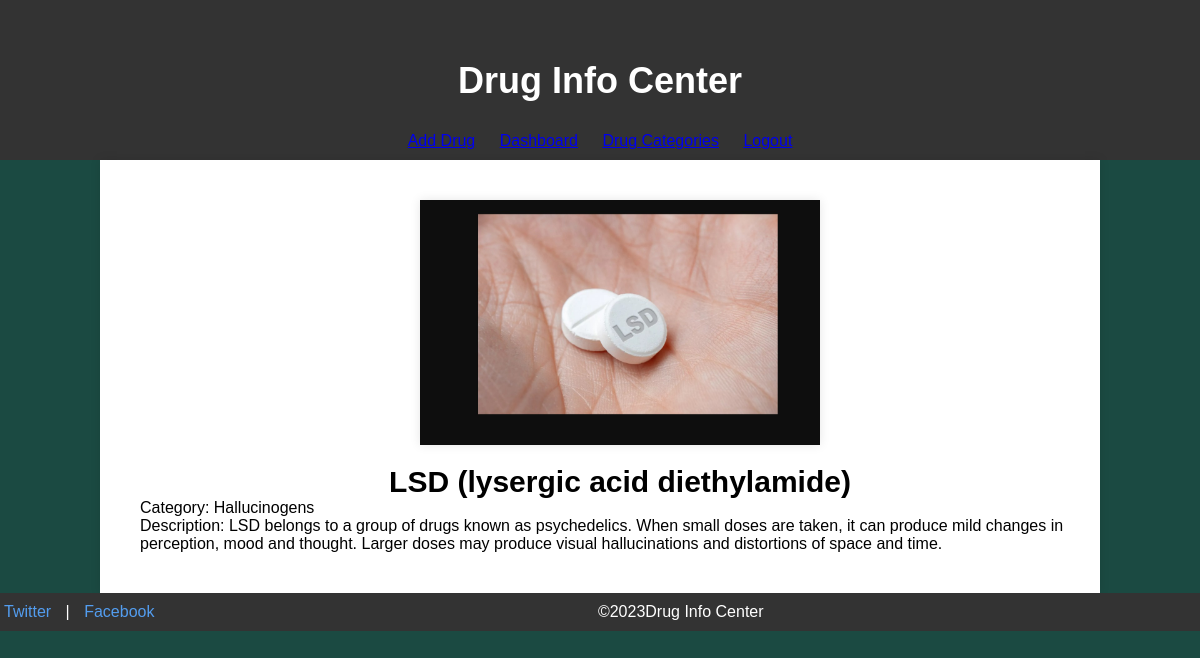
The app's page /view_details.php?drug_id=1 with its own data.
### tables this page shows
CREATE TABLE `drug_details` (
  `drug_id` int(11) NOT NULL,
  `drug_name` varchar(100) NOT NULL,
  `category_id` int(11) DEFAULT NULL,
  `description` text DEFAULT NULL,
  `image_url` varchar(255) DEFAULT NULL
);

CREATE TABLE `drug_categories` (
  `category_id` int(11) NOT NULL,
  `category_name` varchar(50) NOT NULL
);

### view_details.php (the view, shortened to what this page needs)
<?php
include 'header.php';
require_once("db_connection.php");
if (isset($_GET['drug_id'])) {
    $drugId = $_GET['drug_id'];
    $query = "SELECT drug_name, description, image_url, category_name
              FROM drug_details
              JOIN drug_categories ON drug_details.category_id = drug_categories.category_id
              WHERE drug_id = ?";
    $stmt = $conn->prepare($query);
    $stmt->bind_param("i", $drugId);
    if ($stmt->execute()) {
        $result = $stmt->get_result();
        $drug = $result->fetch_assoc();
        if ($drug) {
            echo "<div class='section page'>";
            echo "<div class='wrapper'>";
            echo "<div class='media-picture'>";
            echo "<span>";
            echo "<img src='" . $drug['image_url'] . "' alt='" . $drug['drug_name'] . "' />";
            echo "</span>";
            echo "</div>";
            echo "<div class='media-details'>";
            echo "<h1>" . $drug['drug_name'] . "</h1>";
            echo "<p><span>Category: </span>" . $drug['category_name'] . "</p>";
            echo "<p>Description: " . $drug['description'] . "</p>";
            echo "</div>";
            echo "</div>";
            echo "</div>";
            echo "</div>";
        } else {
            echo "Drug not found.";
        }
    } else {
        echo "Error: " . $stmt->error;
    }
} else {
    echo "Drug ID not provided.";
}
include 'footer.php';
?>

### css/style.css (style rules this page uses)
body, h1, h2, p, ul, li { margin: 0; padding: 0; }
body { font-family: Arial, sans-serif; background-color: #1b4a42; }
.wrapper { width: 100%; max-width: 980px; margin: 0 auto; padding: 20px; flex-grow: 1; }
.wrapper h1 { font-size: 30px; text-align: center; margin-top: 20px; }
.media-picture img { max-width: 400px; height: auto; display: block; margin: 0 auto; box-shadow: 0 0 10px rgba(0, 0, 0, 0.1); overflow: hidden; }

### records on screen
drug_details: image_url (picture), drug_name "LSD (lysergic acid diethylamide)", category.category_name "Hallucinogens", description "LSD belongs to a group of drugs known as psychedelics. When small doses are taken, it can produce mild changes in perception, mood and thought. Larger doses may produce visual hallucinations and distortions of space and time."
